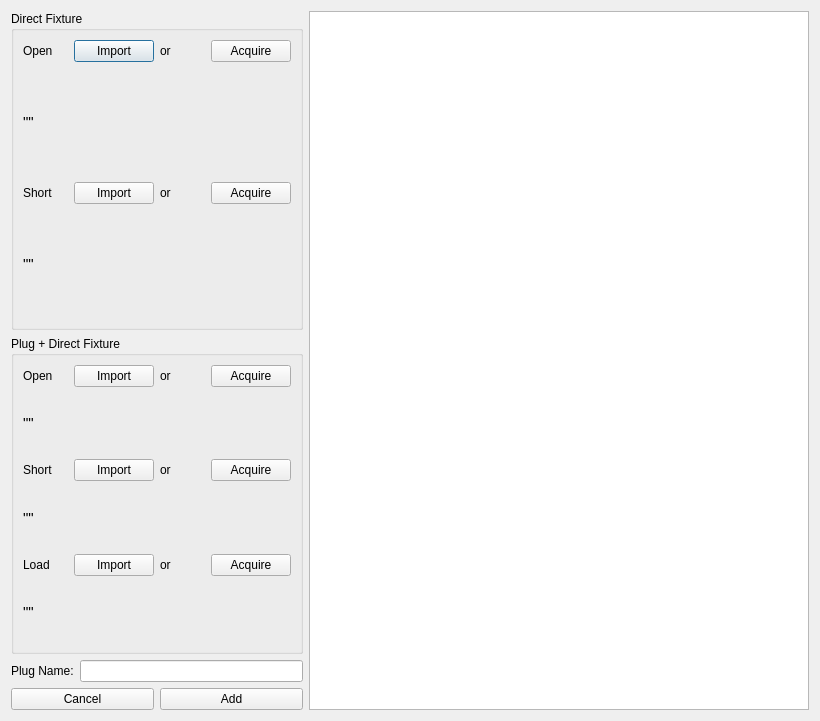
<?xml version="1.0" encoding="UTF-8"?>
<ui version="4.0">
 <class>Dialog</class>
 <widget class="QDialog" name="Dialog">
  <property name="geometry">
   <rect>
    <x>0</x>
    <y>0</y>
    <width>820</width>
    <height>721</height>
   </rect>
  </property>
  <property name="windowTitle">
   <string>Dialog</string>
  </property>
  <layout class="QHBoxLayout" name="horizontalLayout_10">
   <item>
    <layout class="QHBoxLayout" name="horizontalLayout_4">
     <item>
      <layout class="QVBoxLayout" name="verticalLayout_4">
       <property name="sizeConstraint">
        <enum>QLayout::SetMinimumSize</enum>
       </property>
       <item>
        <layout class="QVBoxLayout" name="verticalLayout">
         <item>
          <widget class="QGroupBox" name="groupBox">
           <property name="title">
            <string>Direct Fixture</string>
           </property>
           <layout class="QVBoxLayout" name="verticalLayout_3">
            <item>
             <layout class="QHBoxLayout" name="horizontalLayout">
              <item>
               <widget class="QLabel" name="label">
                <property name="text">
                 <string>Open</string>
                </property>
               </widget>
              </item>
              <item>
               <widget class="QPushButton" name="df_open_import">
                <property name="text">
                 <string>Import</string>
                </property>
               </widget>
              </item>
              <item>
               <widget class="QLabel" name="label_2">
                <property name="text">
                 <string>or</string>
                </property>
               </widget>
              </item>
              <item>
               <widget class="QPushButton" name="df_open_acquire">
                <property name="text">
                 <string>Acquire</string>
                </property>
               </widget>
              </item>
             </layout>
            </item>
            <item>
             <widget class="QLabel" name="df_open_label">
              <property name="font">
               <font>
                <pointsize>11</pointsize>
               </font>
              </property>
              <property name="text">
               <string>&quot;&quot;</string>
              </property>
             </widget>
            </item>
            <item>
             <layout class="QHBoxLayout" name="horizontalLayout_2">
              <item>
               <widget class="QLabel" name="label_3">
                <property name="text">
                 <string>Short</string>
                </property>
               </widget>
              </item>
              <item>
               <widget class="QPushButton" name="df_short_import">
                <property name="text">
                 <string>Import</string>
                </property>
               </widget>
              </item>
              <item>
               <widget class="QLabel" name="label_4">
                <property name="text">
                 <string>or</string>
                </property>
               </widget>
              </item>
              <item>
               <widget class="QPushButton" name="df_short_acquire">
                <property name="text">
                 <string>Acquire</string>
                </property>
               </widget>
              </item>
             </layout>
            </item>
            <item>
             <widget class="QLabel" name="df_short_label">
              <property name="font">
               <font>
                <pointsize>11</pointsize>
               </font>
              </property>
              <property name="text">
               <string>&quot;&quot;</string>
              </property>
             </widget>
            </item>
           </layout>
          </widget>
         </item>
         <item>
          <widget class="QGroupBox" name="groupBox_2">
           <property name="title">
            <string>Plug + Direct Fixture</string>
           </property>
           <layout class="QVBoxLayout" name="verticalLayout_6">
            <item>
             <layout class="QHBoxLayout" name="horizontalLayout_5">
              <item>
               <widget class="QLabel" name="label_9">
                <property name="text">
                 <string>Open</string>
                </property>
               </widget>
              </item>
              <item>
               <widget class="QPushButton" name="pdf_open_import">
                <property name="text">
                 <string>Import</string>
                </property>
               </widget>
              </item>
              <item>
               <widget class="QLabel" name="label_10">
                <property name="text">
                 <string>or</string>
                </property>
               </widget>
              </item>
              <item>
               <widget class="QPushButton" name="pdf_open_acquire">
                <property name="text">
                 <string>Acquire</string>
                </property>
               </widget>
              </item>
             </layout>
            </item>
            <item>
             <widget class="QLabel" name="pdf_open_label">
              <property name="font">
               <font>
                <pointsize>11</pointsize>
               </font>
              </property>
              <property name="text">
               <string>&quot;&quot;</string>
              </property>
             </widget>
            </item>
            <item>
             <layout class="QHBoxLayout" name="horizontalLayout_6">
              <item>
               <widget class="QLabel" name="label_11">
                <property name="text">
                 <string>Short</string>
                </property>
               </widget>
              </item>
              <item>
               <widget class="QPushButton" name="pdf_short_import">
                <property name="text">
                 <string>Import</string>
                </property>
               </widget>
              </item>
              <item>
               <widget class="QLabel" name="label_12">
                <property name="text">
                 <string>or</string>
                </property>
               </widget>
              </item>
              <item>
               <widget class="QPushButton" name="pdf_short_acquire">
                <property name="text">
                 <string>Acquire</string>
                </property>
               </widget>
              </item>
             </layout>
            </item>
            <item>
             <widget class="QLabel" name="pdf_short_label">
              <property name="font">
               <font>
                <pointsize>11</pointsize>
               </font>
              </property>
              <property name="text">
               <string>&quot;&quot;</string>
              </property>
             </widget>
            </item>
            <item>
             <layout class="QHBoxLayout" name="horizontalLayout_7">
              <item>
               <widget class="QLabel" name="label_13">
                <property name="text">
                 <string>Load</string>
                </property>
               </widget>
              </item>
              <item>
               <widget class="QPushButton" name="pdf_load_import">
                <property name="text">
                 <string>Import</string>
                </property>
               </widget>
              </item>
              <item>
               <widget class="QLabel" name="label_14">
                <property name="text">
                 <string>or</string>
                </property>
               </widget>
              </item>
              <item>
               <widget class="QPushButton" name="pdf_load_acquire">
                <property name="text">
                 <string>Acquire</string>
                </property>
               </widget>
              </item>
             </layout>
            </item>
            <item>
             <widget class="QLabel" name="pdf_load_label">
              <property name="font">
               <font>
                <pointsize>11</pointsize>
               </font>
              </property>
              <property name="text">
               <string>&quot;&quot;</string>
              </property>
             </widget>
            </item>
           </layout>
          </widget>
         </item>
        </layout>
       </item>
       <item>
        <layout class="QHBoxLayout" name="horizontalLayout_8">
         <item>
          <widget class="QLabel" name="label_15">
           <property name="text">
            <string>Plug Name:</string>
           </property>
          </widget>
         </item>
         <item>
          <widget class="QLineEdit" name="plug_name_line_edit"/>
         </item>
        </layout>
       </item>
       <item>
        <layout class="QHBoxLayout" name="horizontalLayout_9">
         <item>
          <widget class="QPushButton" name="cancelButton">
           <property name="text">
            <string>Cancel</string>
           </property>
          </widget>
         </item>
         <item>
          <widget class="QPushButton" name="addPlug">
           <property name="text">
            <string>Add</string>
           </property>
          </widget>
         </item>
        </layout>
       </item>
      </layout>
     </item>
     <item>
      <widget class="Canvas" name="graphicsView">
       <property name="sizePolicy">
        <sizepolicy hsizetype="Expanding" vsizetype="Preferred">
         <horstretch>0</horstretch>
         <verstretch>0</verstretch>
        </sizepolicy>
       </property>
       <property name="minimumSize">
        <size>
         <width>500</width>
         <height>500</height>
        </size>
       </property>
       <property name="autoFillBackground">
        <bool>true</bool>
       </property>
      </widget>
     </item>
    </layout>
   </item>
  </layout>
 </widget>
 <customwidgets>
  <customwidget>
   <class>Canvas</class>
   <extends>QGraphicsView</extends>
   <header>canvas.h</header>
  </customwidget>
 </customwidgets>
 <resources/>
 <connections/>
</ui>
